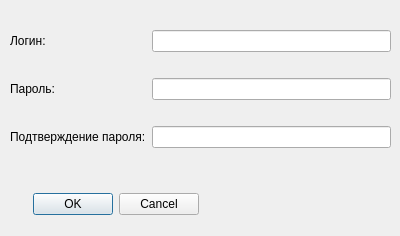
<?xml version="1.0" encoding="UTF-8"?>
<ui version="4.0">
 <class>Dialog</class>
 <widget class="QDialog" name="Dialog">
  <property name="geometry">
   <rect>
    <x>0</x>
    <y>0</y>
    <width>400</width>
    <height>236</height>
   </rect>
  </property>
  <property name="windowTitle">
   <string>Dialog</string>
  </property>
  <widget class="QDialogButtonBox" name="buttonBox">
   <property name="geometry">
    <rect>
     <x>10</x>
     <y>190</y>
     <width>189</width>
     <height>29</height>
    </rect>
   </property>
   <property name="orientation">
    <enum>Qt::Horizontal</enum>
   </property>
   <property name="standardButtons">
    <set>QDialogButtonBox::Cancel|QDialogButtonBox::Ok</set>
   </property>
  </widget>
  <widget class="QWidget" name="">
   <property name="geometry">
    <rect>
     <x>10</x>
     <y>10</y>
     <width>381</width>
     <height>161</height>
    </rect>
   </property>
   <layout class="QGridLayout" name="gridLayout">
    <item row="1" column="1">
     <widget class="QLineEdit" name="lineEdit_2"/>
    </item>
    <item row="0" column="1">
     <widget class="QLineEdit" name="lineEdit"/>
    </item>
    <item row="2" column="1">
     <widget class="QLineEdit" name="lineEdit_3"/>
    </item>
    <item row="0" column="0">
     <widget class="QLabel" name="label">
      <property name="text">
       <string>Логин:</string>
      </property>
     </widget>
    </item>
    <item row="1" column="0">
     <widget class="QLabel" name="label_2">
      <property name="text">
       <string>Пароль:</string>
      </property>
     </widget>
    </item>
    <item row="2" column="0">
     <widget class="QLabel" name="label_3">
      <property name="text">
       <string>Подтверждение пароля:</string>
      </property>
     </widget>
    </item>
   </layout>
  </widget>
 </widget>
 <resources/>
 <connections>
  <connection>
   <sender>buttonBox</sender>
   <signal>accepted()</signal>
   <receiver>Dialog</receiver>
   <slot>accept()</slot>
   <hints>
    <hint type="sourcelabel">
     <x>248</x>
     <y>254</y>
    </hint>
    <hint type="destinationlabel">
     <x>157</x>
     <y>274</y>
    </hint>
   </hints>
  </connection>
  <connection>
   <sender>buttonBox</sender>
   <signal>rejected()</signal>
   <receiver>Dialog</receiver>
   <slot>reject()</slot>
   <hints>
    <hint type="sourcelabel">
     <x>316</x>
     <y>260</y>
    </hint>
    <hint type="destinationlabel">
     <x>286</x>
     <y>274</y>
    </hint>
   </hints>
  </connection>
 </connections>
</ui>
